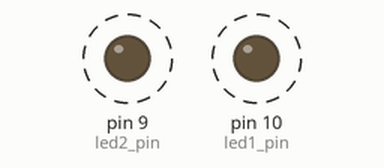
Recording of a sketch running on a simulated Arduino Uno, built with avr-gcc and run on an emulated ATmega328P. Parts: output pins drawn as LEDs (lit = HIGH). Dashed ring = blinking.

Above: at 0.16 s.
Timing chart, 0 to 4.6 s (numbered marks = the images above):
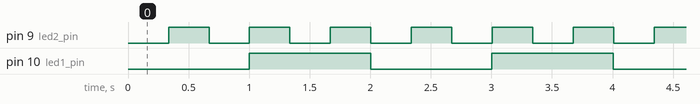

The sketch:

class1_-_2_Blink_two_LEDs.ino
```cpp
//If we want a second LED we need to have separate variables for some things

//Variables will not have anything inherently in common because of their names. We could name them anything.
// The variable names are only there to help us. The computer gets rid of the names when we compile and upload

int led1_pin =  10;  // The pin for LED1
int led1_state = LOW;  // The state of LED1 LOW and 0 are synonymous

int led2_pin =  9;   // The LED2 pin
int led2_state = 0;  // The LED2 state LOW and 0 are synonymous

unsigned long  previous_time1 = 0;  // will store the last time LED1 was updated
unsigned long  previous_time2 = 0;  // will store the last time LED2 was updated


unsigned long current_time;  // We haven't set it equal to anything so it will default to 0

unsigned long interval1 = 1000;  //the interval that LED1 will change
unsigned long interval2 = 333;  //the interval that LED2 will change


void setup() {
  // set both LED pins as outputs
  pinMode(led1_pin, OUTPUT);
  pinMode(led2_pin, OUTPUT);

}

void loop()
{
  current_time = millis(); //call the function millis() to get the time in milliseconds that have elapsed since the device started

  if (current_time - previous_time1 > interval1) { //has "interval1" amount of time past since we last executed this code?
    previous_time1 = current_time; //if the statement is true remember the current time

    // if the LED is off turn it on and vice versa:
    if (led1_state == LOW) {
      led1_state = HIGH;
    }
    else {
      led1_state = LOW;
    }
    /*
        //  This wouldn't work
        if (led1_state == LOW) {
          led1_state = HIGH;
        }
        if (led1_state == HIGH) {
          led1_state = LOW;
        }
    */
    digitalWrite(led1_pin, led1_state);   // Write the value "led1_state" to the pin "led1_pin".
  }


  if (current_time - previous_time2 > interval2) { //has "interval2" amount of time past since we last executed this code?
    previous_time2 = current_time;

    // if  LED2 is off turn it on and vice versa:
    if (led2_state == 0) {
      led2_state = 1;
    }
    else {
      led2_state = 0;
    }

    digitalWrite(led2_pin, led2_state);   // Write the value "led2_state" to "led2_pin.

  }

}
```

Measured:
- by itself, pin 9 (led2_pin): alternates HIGH for 0.33 s and LOW for 0.33 s
- by itself, pin 10 (led1_pin): alternates HIGH for 1.0 s and LOW for 1.0 s
